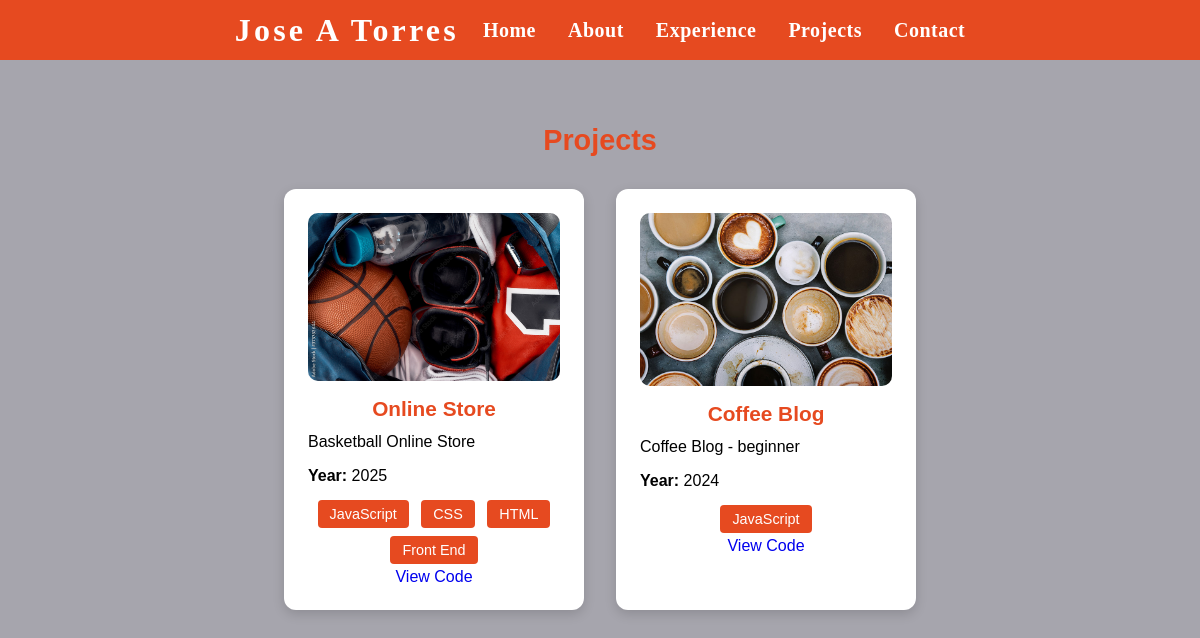
The app's page /content/ with its own data.
### content/models.py (models this page shows, shortened)
class Project(models.Model):
    name = models.CharField(max_length=150)
    description = models.TextField()
    year = models.IntegerField()
    image = models.ImageField(upload_to="static/img/")
    repository = models.URLField()
    live_link = models.URLField(blank=True, null=True)  # ✅ Add this line
    skills = models.ManyToManyField(Skill)

class Skill(models.Model):
    name = models.CharField(max_length=50)

### content/views.py (the view)
# urls.py: path("", views.projects_list_view, name="projects_list"),
def projects_list_view(request):
    projects = Project.objects.all().order_by('-year')
    return render(request, "content/projects_list.html", {"projects": projects})

### templates/content/projects_list.html (shortened to what this page needs)
{% extends 'base.html' %}
{% load static %}
{% block content %}
<section class="projects-section">
    <h2 class="projects-title">Projects</h2>
    <div class="projects-list">
        {% for project in projects %}
        <div class="project-card">
            {% if project.live_link %}
                <a href="{{ project.live_link }}" target="_blank">
                    <img src="{{ project.image.url }}" alt="{{ project.name }}">
                </a>
            {% elif project.repository %}
                <a href="{{ project.repository }}" target="_blank">
                    <img src="{{ project.image.url }}" alt="{{ project.name }}">
                </a>
            {% else %}
                <img src="{{ project.image.url }}" alt="{{ project.name }}">
            {% endif %}
            <h3>{{ project.name }}</h3>
            <p>{{ project.description }}</p>
            <p><strong>Year:</strong> {{ project.year }}</p>
            <div class="skills-container">
                {% for skill in project.skills.all %}
                <button type="button" class="btn skill-button" onclick="return false;">{{ skill.name }}</button>
                {% empty %}
                <span class="text-label">No skills listed</span>
                {% endfor %}
            </div>
            <div class="project-buttons">
                {% if project.repository %}
                <a href="{{ project.repository }}" target="_blank" class="btn btn-sm">View Code</a>
                {% endif %}
            </div>
        </div>
        {% endfor %}
    </div>
</section>
{% endblock content %}

### templates/base.html (shortened to what this page needs)
{% load static %}
<!DOCTYPE html>
<html lang="en">
<head>
    <link rel="stylesheet" href="{% static 'css/base.css' %}">
    <link rel="stylesheet" href="{% static 'css/section.css' %}">
    <link rel="stylesheet" href="{% static 'css/style.css' %}">
    <link rel="stylesheet" href="{% static 'css/home.css' %}">
    <link rel="stylesheet" href="{% static 'css/note-list.css' %}">
    <link rel="stylesheet" href="{% static 'css/responsive.css' %}">
</head>
<body>
    <header>
        <div class="nav-header">
            <div class="nav-title">
                <a href="{% url 'home' %}">Jose A Torres</a>
            </div>
            <div class="header-right-side">
                <a href="{% url 'home' %}">Home</a>
                <a href="{% url 'about' %}">About</a>
                <a href="{% url 'experience' %}">Experience</a>
                <a href="{% url 'projects_list' %}">Projects</a>
                <a href="{% url 'contact' %}">Contact</a>
            </div>
        </div>
    </header>
    <main class="container px-4 py-5">
        {% block content %}{% endblock %}
    </main>
</body>
</html>

### static/css/base.css (style rules this page uses)
:root { --primary-color: #000000; --background-color: #A6A5AD; --header-orange: #e64a20; --text-light: #ffffff; --lobster-font: "Lobster Two", sans-serif; --DM-font: "DM Sans", sans-serif; }
html, body { margin: 0; padding: 0; overflow-x: hidden; font-size: 16px; background-color: var(--background-color); font-family: var(--DM-font); }
* { padding: 0; margin: 0; text-decoration: none; box-sizing: border-box; }
img { display: block; margin: 0 auto; max-width: 100%; height: auto; }
p { font-size: 1.1rem; line-height: 1.6; max-width: 800px; margin: 0 auto; text-align: justify; }
h2 { color: var(--text-light); font-family: var(--lobster-font); font-size: 1.7rem; }
header { background-color: var(--header-orange); height: 60px; position: sticky; top: 0px; padding: 1rem 2rem; color: var(--text-light); justify-content: space-between; display: flex; align-items: center; font-family: 'Lobster Two', cursive; }
.nav-header { display: flex; align-items: center; }
.nav-title a { font-weight: 600; font-size: 1.4rem; letter-spacing: 0.1em; white-space: nowrap; color: #fff !important; font-family: 'Lobster Two', cursive; }
.header-right-side { width: 70%; margin: 0; display: flex; justify-content: flex-end; align-items: center; gap: 2rem; }
.header-right-side a { font-weight: 600; font-size: 1.25rem; letter-spacing: 0.5px; color: #fff !important; font-family: 'Lobster Two', cursive; }
.nav-title { margin-right: 1.5rem; flex-shrink: 0; }

### static/css/section.css (style rules this page uses)
.skill-button { background-color: var(--header-orange); color: white; border: none; padding: 6px 12px; margin: 4px; border-radius: 4px; font-size: 0.9rem; pointer-events: none; opacity: 1; }
.projects-section { padding: 4rem 2rem; text-align: center; }
.projects-title { color: var(--header-orange); font-size: 1.8rem; margin-bottom: 2rem; }
.projects-list { display: flex; flex-wrap: wrap; gap: 2rem; justify-content: center; }
.project-card { background-color: white; color: black; padding: 1.5rem; border-radius: 12px; width: 300px; box-shadow: 0 4px 12px rgba(0, 0, 0, 0.15); transition: transform 0.2s ease; }
.project-card img { width: 100%; border-radius: 10px; margin-bottom: 1rem; object-fit: cover; height: auto; }
.project-card h3 { margin-bottom: 0.5rem; color: var(--header-orange); font-size: 1.3rem; }
.project-card p { font-size: 1rem; margin: 0.5rem 0; }

### static/css/style.css (style rules this page uses)
.nav-title a { font-family: 'Lobster Two', cursive; font-size: 2rem; color: white; text-decoration: none; }
header { background-color: var(--header-orange); height: 60px; position: sticky; top: 0px; padding: 1rem 2rem; color: var(--text-light); justify-content: center; display: flex; font-family: 'Lobster Two', cursive; }
.header-right-side { width: 70%; color: var(--text-light); margin: 0; display: flex; justify-content: flex-end; align-items: center; gap: 2rem; font-family: 'Lobster Two', cursive; }

### records on screen
Project: image (picture), name "Online Store", description "Basketball Online Store", year "2025"
Skill: name "JavaScript"
Skill: name "CSS"
Skill: name "HTML"
Skill: name "Front End"
Project: image (picture), name "Coffee Blog", description "Coffee Blog - beginner", year "2024"
